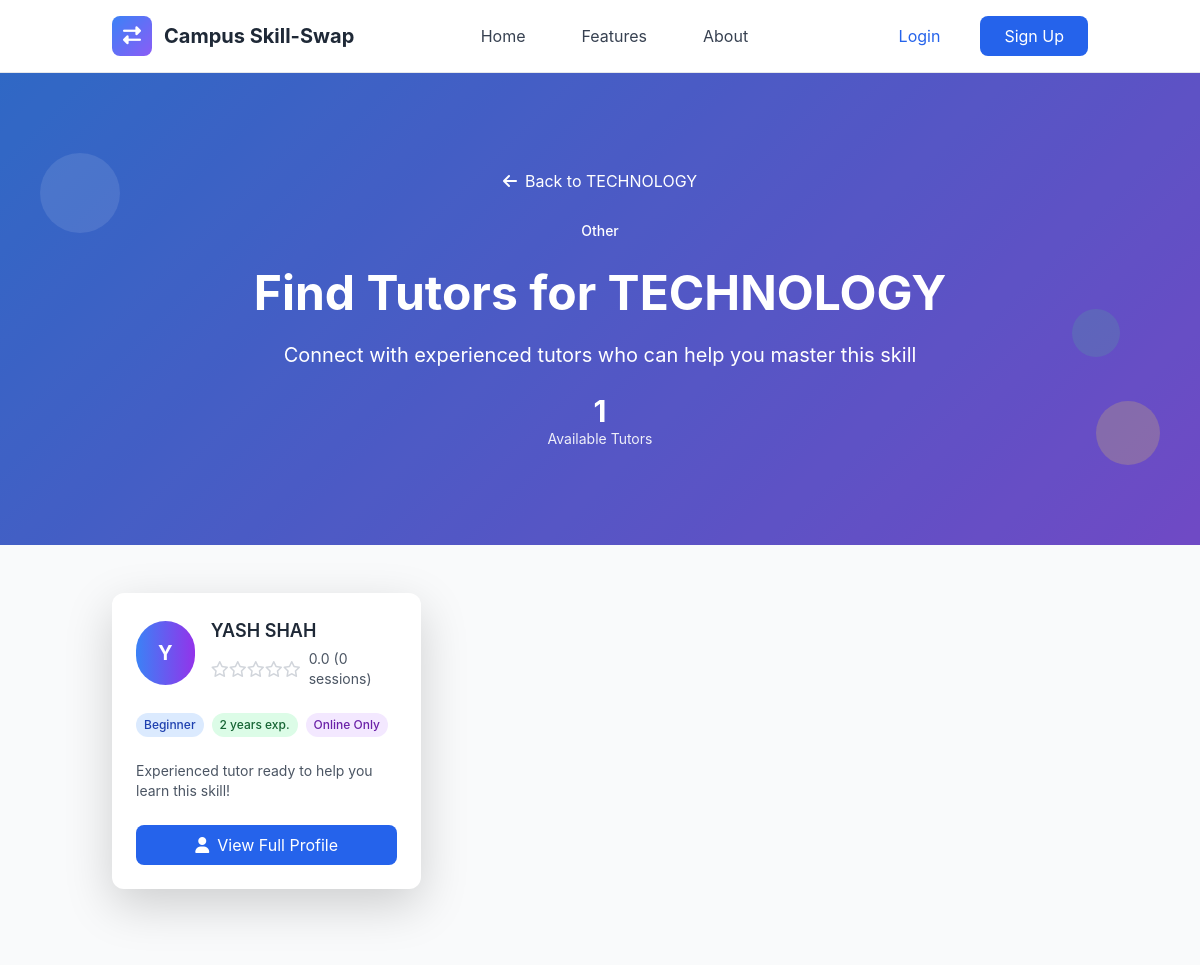
Page /skills/1/find-tutors/ on the committed database.
### skills/models.py (models this page shows, shortened)
class Skill(models.Model):
    name = models.CharField(max_length=100)
    category = models.ForeignKey(SkillCategory, on_delete=models.CASCADE, related_name='skills')
    description = models.TextField(blank=True)
    is_popular = models.BooleanField(default=False)
    created_at = models.DateTimeField(auto_now_add=True)
    updated_at = models.DateTimeField(auto_now=True)
    class Meta:
        ordering = ['category__name', 'name']
        unique_together = ['name', 'category']

class SkillCategory(models.Model):
    name = models.CharField(max_length=100, unique=True)
    description = models.TextField(blank=True)
    icon = models.CharField(max_length=50, blank=True, help_text="CSS icon class")
    color = models.CharField(max_length=7, default='#3B82F6', help_text="Hex color code")
    is_active = models.BooleanField(default=True)
    created_at = models.DateTimeField(auto_now_add=True)
    updated_at = models.DateTimeField(auto_now=True)
    class Meta:
        ordering = ['name']
        verbose_name_plural = "Skill Categories"
        db_table = 'category'

class OfferedSkill(models.Model):
    PROFICIENCY_LEVELS = [
        ('beginner', 'Beginner'),
        ('intermediate', 'Intermediate'),
        ('advanced', 'Advanced'),
        ('expert', 'Expert'),
    ]
    user = models.ForeignKey(User, on_delete=models.CASCADE, related_name='offered_skills')
    skill = models.ForeignKey(Skill, on_delete=models.CASCADE, related_name='offered_by_users')
    proficiency_level = models.CharField(max_length=20, choices=PROFICIENCY_LEVELS)
    description = models.TextField(blank=True, help_text="Describe your experience with this skill")
    years_of_experience = models.PositiveIntegerField(default=0)
    is_active = models.BooleanField(default=True)
    teaching_preference = models.CharField(max_length=20, choices=[
        ('online', 'Online Only'),
        ('in_person', 'In-Person Only'),
        ('both', 'Both Online and In-Person'),
    ], default='both')
    max_students_per_session = models.PositiveIntegerField(default=1)
    created_at = models.DateTimeField(auto_now_add=True)
    updated_at = models.DateTimeField(auto_now=True)
    total_sessions = models.PositiveIntegerField(default=0)
    average_rating = models.FloatField(default=0.0)
    class Meta:
        ordering = ['-created_at']
        unique_together = ['user', 'skill']
        db_table = 'offeredskill'

### skills/views.py (the view)
# urls.py: path('<int:skill_id>/find-tutors/', views.FindTutorsView.as_view(), name='find_tutors'),
class FindTutorsView(ListView):
    model = OfferedSkill
    template_name = 'skills/find_tutors.html'
    context_object_name = 'tutors'
    paginate_by = 12
    def get_queryset(self):
        skill_id = self.kwargs['skill_id']
        return (OfferedSkill.objects
                .filter(skill_id=skill_id, is_active=True)
                .select_related('user', 'skill')
                .order_by('-average_rating', '-total_sessions'))
    def get_context_data(self, **kwargs):
        context = super().get_context_data(**kwargs)
        skill_id = self.kwargs['skill_id']
        context['skill'] = get_object_or_404(Skill, id=skill_id)
        return context

### templates/skills/find_tutors.html (shortened to what this page needs)
{% extends 'base.html' %}
{% load static %}
{% block content %}
<section class="gradient-bg relative overflow-hidden">
    <div class="absolute inset-0 bg-black opacity-20"></div>
    <div class="relative container mx-auto px-4 py-16 lg:py-24">
        <div class="text-center text-white">
            <nav class="mb-6">
                <a href="{% url 'skills:skill_detail' skill.id %}" class="text-white hover:text-yellow-300 transition-colors">
                    <i class="fas fa-arrow-left mr-2"></i>Back to {{ skill.name }}
                </a>
            </nav>
            <div class="inline-block bg-{{ skill.category.color|default:'blue' }}-100 text-{{ skill.category.color|default:'blue' }}-800 px-4 py-1 rounded-full text-sm font-medium mb-4">
                {{ skill.category.name }}
            </div>
            <h1 class="text-4xl lg:text-5xl font-bold mb-4">Find Tutors for {{ skill.name }}</h1>
            <p class="text-lg lg:text-xl mb-6">Connect with experienced tutors who can help you master this skill</p>
            <div class="text-center">
                <div class="text-3xl font-bold">{{ tutors|length }}</div>
                <div class="text-sm opacity-90">Available Tutors</div>
            </div>
        </div>
    </div>
    <div class="absolute top-20 left-10 w-20 h-20 bg-white opacity-10 rounded-full animate-bounce"></div>
    <div class="absolute bottom-20 right-10 w-16 h-16 bg-yellow-300 opacity-20 rounded-full animate-pulse"></div>
    <div class="absolute top-1/2 right-20 w-12 h-12 bg-green-400 opacity-15 rounded-full animate-bounce delay-75"></div>
</section>
<section class="py-12 bg-gray-50">
    <div class="container mx-auto px-4">
        {% if tutors %}
            <div class="grid md:grid-cols-2 lg:grid-cols-3 gap-6">
                {% for tutor in tutors %}
                <div class="bg-white rounded-xl shadow-lg p-6 hover:shadow-xl transition-all transform hover:scale-105">
                    <div class="flex items-center mb-4">
                        <div class="w-16 h-16 bg-gradient-to-r from-blue-500 to-purple-600 rounded-full flex items-center justify-center text-white text-xl font-bold">
                            {{ tutor.user.first_name.0|default:tutor.user.username.0|upper }}
                        </div>
                        <div class="ml-4">
                            <h3 class="text-lg font-semibold text-gray-800">
                                {{ tutor.user.first_name }} {{ tutor.user.last_name|default:tutor.user.username }}
                            </h3>
                            <div class="flex items-center mt-1">
                                {% for i in "12345" %}
                                    {% if forloop.counter <= tutor.average_rating|floatformat:0 %}
                                        <i class="fas fa-star text-yellow-400"></i>
                                    {% else %}
                                        <i class="far fa-star text-gray-300"></i>
                                    {% endif %}
                                {% endfor %}
                                <span class="text-sm text-gray-600 ml-2">
                                    {{ tutor.average_rating|floatformat:1 }} ({{ tutor.total_sessions }} sessions)
                                </span>
                            </div>
                        </div>
                    </div>
                    <div class="mb-4 space-y-2">
                        <div class="flex flex-wrap gap-2">
                            <span class="inline-block bg-blue-100 text-blue-800 px-2 py-1 rounded-full text-xs font-medium">
                                {{ tutor.get_proficiency_level_display }}
                            </span>
                            <span class="inline-block bg-green-100 text-green-800 px-2 py-1 rounded-full text-xs font-medium">
                                {{ tutor.years_of_experience }} years exp.
                            </span>
                            <span class="inline-block bg-purple-100 text-purple-800 px-2 py-1 rounded-full text-xs font-medium">
                                {{ tutor.get_teaching_preference_display }}
                            </span>
                        </div>
                    </div>
                    <p class="text-gray-600 text-sm mb-6 line-clamp-3">
                        {{ tutor.description|default:"Experienced tutor ready to help you learn this skill!" }}
                    </p>
                    <div class="space-y-2">
                        <a href="{% url 'skills:tutor_profile' tutor.user.id %}" class="w-full bg-blue-600 text-white py-2 px-4 rounded-lg text-center block hover:bg-blue-700 transition-colors">
                            <i class="fas fa-user mr-2"></i>View Full Profile
                        </a>
                    </div>
                </div>
                {% endfor %}
            </div>
        {% endif %}
    </div>
</section>
{% endblock %}

### templates/base.html (style rules this page uses)
:root { --primary-color: #3B82F6; --secondary-color: #10B981; --accent-color: #8B5CF6; --warning-color: #F59E0B; --danger-color: #EF4444; }
body { font-family: 'Inter', -apple-system, BlinkMacSystemFont, sans-serif; }
.gradient-bg { background: linear-gradient(135deg, var(--primary-color) 0%, var(--accent-color) 100%); }

### rows in the picture
Skill: name "TECHNOLOGY", category.name "Other"
OfferedSkill: user.first_name.0 "Y", user.first_name "YASH", user.last_name "SHAH", average_rating "0.0", total_sessions "0", proficiency_level "Beginner", years_of_experience "2", teaching_preference "Online Only", description "Experienced tutor ready to help you learn this skill!"

### other values in the picture
{{ tutors|length }} "1"
